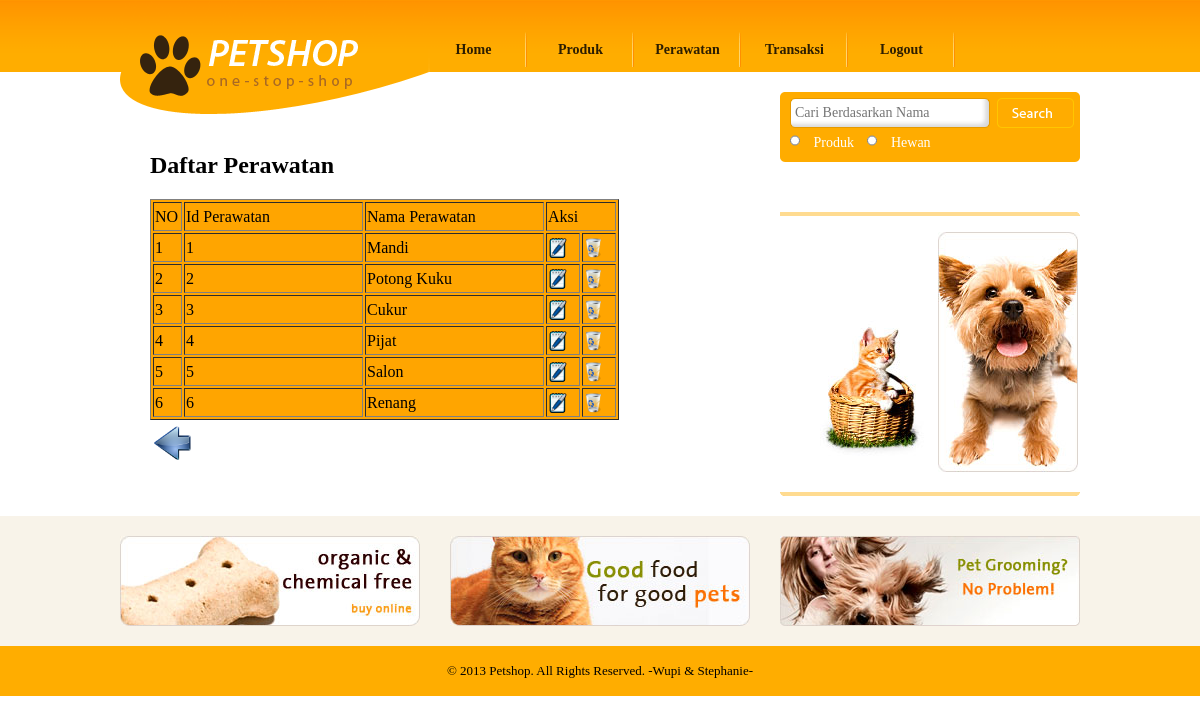
/PETSHOP/pegawai_perawatan1.php, run on the app's committed database.
### tables this page shows
CREATE TABLE `perawatan` (
  `id_perawatan` char(8) NOT NULL,
  `nama_perawatan` varchar(20) DEFAULT NULL,
  PRIMARY KEY (`id_perawatan`)
);

### PETSHOP/pegawai_perawatan1.php (the view, shortened to what this page needs)
<!DOCTYPE html PUBLIC "-//W3C//DTD XHTML 1.0 Transitional//EN" "http://www.w3.org/TR/xhtml1/DTD/xhtml1-transitional.dtd">
<html xmlns="http://www.w3.org/1999/xhtml">
<head>
	<link href="css/style.css" rel="stylesheet" type="text/css" />
</head>
<body>
			<?php include "header_pegawai.php"; ?>
			<div id="body">
			       <div id="content">
				        <div class="content">
							<div class="about">
				<h2>Daftar Perawatan</h2>
                <ul>
				<li>
					<form method="post" action="" class="login">
					<table border=1 bgcolor=orange>
						<?php include "koneksi.php";
							$tampil_perawatan=mysql_query("select * from perawatan");
							$no=1;
							echo "<tr><td>NO</td><td>Id Perawatan</td><td>Nama Perawatan</td><td colspan=2>Aksi</td></tr>";
							while($data_perawatan=mysql_fetch_array($tampil_perawatan))
							{
								echo "<tr>";
								echo "<td width=25>$no</td>
										<td width=175>$data_perawatan[id_perawatan]</td>
										<td width=175>$data_perawatan[nama_perawatan]</td>
								<td><a href=pegawai_ubah_perawatan.php?id_perawatan=$data_perawatan[id_perawatan] ><img src=images/ubah.png width=20 height=20></a></td>
								<td><a href=pegawai_hapus_perawatan.php?id_perawatan=$data_perawatan[id_perawatan]><img src=images/hapus.png width=20 height=20></a></td>";
								echo "</tr>";
								$no++;
							}
						?>
					</table>
					<table>
	<tr><td colspan=8><a href="pegawai_lihat_perawatan.php"><img src="images/back.png" width=40 height=40 align=right></a></td></tr>
	</table>
					</form>
				</li>
				</ul>
							</div>
						</div>
					    <div id="sidebar">
								<?php include "cari.php"; ?>
                               <?php include "shoping_guide.php"; ?>
				   <?php include "iklan.php"; ?>
			<div id="footer">
			        <?php include "footer.php"; ?>
			</div>
</body>
</html>

### PETSHOP/css/style.css (style rules this page uses)
body { margin:0; padding:0; background: url("../images/bg-body.gif"); background-repeat:repeat-x; }
#body div#content { width:960px; margin:0 auto; overflow:hidden; background-image:none; height:auto; overflow:hidden; }
#body div#content .content { float:left; width:640px; margin-right:20px; background-image:none; height:auto; overflow:hidden; }
#body #content .content h2 { font-family: "Myriad Pro"; margin: 80px 0 0 30px; }
#body #content .content ul { margin:0; padding:0; list-style-type:none; }
#body #content .content ul li { width:300px; padding:0 10px; margin:0 0 20px 0; float:left; line-height:25px; height:auto; }
#body #content .content ul li a { text-decoration:none; }
#body #content .content ul li img { border:0; float:left; margin-right:10px; }
#body #content .content .about { width:640px; height:auto; overflow:hidden; }
#body #content .content .about h2 { margin:80px 0 0 30px; font-family: "Myriad Pro"; }
#body #content .content .about ul { margin:0; padding:0; list-style-type:none; }
#body #content .content .about ul li { clear:both; width:600px; padding:20px 10px 0 30px; }
#body #content #sidebar { float:left; width:300px; background-image:none; }
#footer { background-color:#310000; background-image:none; }

### data on the page
perawatan: id_perawatan "1", nama_perawatan "Mandi"
perawatan: id_perawatan "2", nama_perawatan "Potong Kuku"
perawatan: id_perawatan "3", nama_perawatan "Cukur"
perawatan: id_perawatan "4", nama_perawatan "Pijat"
perawatan: id_perawatan "5", nama_perawatan "Salon"
perawatan: id_perawatan "6", nama_perawatan "Renang"
